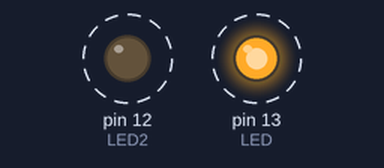
Recording of a sketch running on a simulated Arduino Uno, built with avr-gcc and run on an emulated ATmega328P. On the bench: output pins drawn as LEDs (lit = HIGH). Dashed ring = blinking.

Above: at 0.1 s.
Timing chart, 0 to 3.0 s (numbered marks = the images above):
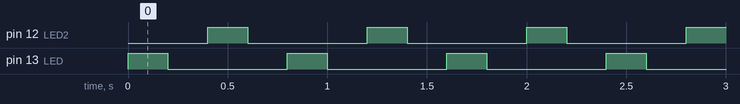

The sketch:

blink.ino
```cpp
int LED = 13;
int LED2 = 12;


void setup() {
  // put your setup code here, to run once:
  pinMode(LED, OUTPUT);
  pinMode(LED2, OUTPUT);

}

void loop() {
  // put your main code here, to run repeatedly:
  digitalWrite(LED, HIGH);
  delay(200);
  digitalWrite(LED, LOW);
  delay(200);
  digitalWrite(LED2, HIGH);
  delay(200);
  digitalWrite(LED2, LOW);
  delay(200);

}
```

Measured:
- by itself, pin 12 (LED2), pin 13 (LED): alternates HIGH for 0.20 s and LOW for 0.60 s
- by itself, everything shown: repeats every 0.80 s, in 4 steps
